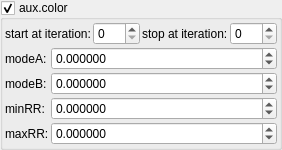
    <widget class="MyGroupBox" name="groupCheck_fold_color_aux_color_enabled_false">
     <property name="toolTip">
      <string/>
     </property>
     <property name="title">
      <string>aux.color&amp;</string>
     </property>
     <property name="checkable">
      <bool>true</bool>
     </property>
     <layout class="QVBoxLayout" name="verticalLayout_58">
      <property name="spacing">
       <number>2</number>
      </property>
      <property name="leftMargin">
       <number>2</number>
      </property>
      <property name="topMargin">
       <number>2</number>
      </property>
      <property name="rightMargin">
       <number>2</number>
      </property>
      <property name="bottomMargin">
       <number>2</number>
      </property>
      <item>
       <layout class="QHBoxLayout" name="horizontalLayout_14" stretch="0,1,0,1">
        <item>
         <widget class="QLabel" name="label_103">
          <property name="text">
           <string>start at iteration:</string>
          </property>
         </widget>
        </item>
        <item>
         <widget class="MySpinBox" name="spinboxInt_fold_color_start_iterations_A">
          <property name="sizePolicy">
           <sizepolicy hsizetype="Minimum" vsizetype="Maximum">
            <horstretch>0</horstretch>
            <verstretch>0</verstretch>
           </sizepolicy>
          </property>
          <property name="minimum">
           <number>0</number>
          </property>
          <property name="maximum">
           <number>999</number>
          </property>
          <property name="value">
           <number>0</number>
          </property>
         </widget>
        </item>
        <item>
         <widget class="QLabel" name="label_71">
          <property name="text">
           <string>stop at iteration:</string>
          </property>
         </widget>
        </item>
        <item>
         <widget class="MySpinBox" name="spinboxInt_fold_color_stop_iterations_A">
          <property name="sizePolicy">
           <sizepolicy hsizetype="Preferred" vsizetype="Maximum">
            <horstretch>0</horstretch>
            <verstretch>0</verstretch>
           </sizepolicy>
          </property>
          <property name="maximum">
           <number>999</number>
          </property>
         </widget>
        </item>
       </layout>
      </item>
      <item>
       <layout class="QGridLayout" name="gridLayout_16" columnstretch="0,1">
        <property name="spacing">
         <number>2</number>
        </property>
        <item row="2" column="1">
         <widget class="MyDoubleSpinBox" name="spinbox_mandelbox_color_Sp1">
          <property name="sizePolicy">
           <sizepolicy hsizetype="Minimum" vsizetype="Maximum">
            <horstretch>0</horstretch>
            <verstretch>0</verstretch>
           </sizepolicy>
          </property>
          <property name="prefix">
           <string/>
          </property>
          <property name="suffix">
           <string/>
          </property>
          <property name="decimals">
           <number>6</number>
          </property>
          <property name="minimum">
           <double>-100.000000000000000</double>
          </property>
          <property name="maximum">
           <double>100.000000000000000</double>
          </property>
          <property name="singleStep">
           <double>0.100000000000000</double>
          </property>
         </widget>
        </item>
        <item row="0" column="1">
         <widget class="MyDoubleSpinBox" name="spinbox4_fold_color_difs_0000_x">
          <property name="sizePolicy">
           <sizepolicy hsizetype="Minimum" vsizetype="Maximum">
            <horstretch>0</horstretch>
            <verstretch>0</verstretch>
           </sizepolicy>
          </property>
          <property name="prefix">
           <string/>
          </property>
          <property name="suffix">
           <string/>
          </property>
          <property name="decimals">
           <number>6</number>
          </property>
          <property name="minimum">
           <double>-99.999899999999997</double>
          </property>
          <property name="maximum">
           <double>99.999899999999997</double>
          </property>
          <property name="singleStep">
           <double>0.100000000000000</double>
          </property>
         </widget>
        </item>
        <item row="1" column="1">
         <widget class="MyDoubleSpinBox" name="spinbox4_fold_color_difs_0000_y">
          <property name="sizePolicy">
           <sizepolicy hsizetype="Minimum" vsizetype="Maximum">
            <horstretch>0</horstretch>
            <verstretch>0</verstretch>
           </sizepolicy>
          </property>
          <property name="prefix">
           <string/>
          </property>
          <property name="suffix">
           <string/>
          </property>
          <property name="decimals">
           <number>6</number>
          </property>
          <property name="minimum">
           <double>-99.999899999999997</double>
          </property>
          <property name="maximum">
           <double>99.999899999999997</double>
          </property>
          <property name="singleStep">
           <double>0.100000000000000</double>
          </property>
         </widget>
        </item>
        <item row="0" column="0">
         <widget class="QLabel" name="label_134">
          <property name="text">
           <string notr="true">modeA:</string>
          </property>
         </widget>
        </item>
        <item row="1" column="0">
         <widget class="QLabel" name="label_135">
          <property name="text">
           <string notr="true">modeB:</string>
          </property>
         </widget>
        </item>
        <item row="3" column="1">
         <widget class="MyDoubleSpinBox" name="spinbox_mandelbox_color_Sp2">
          <property name="sizePolicy">
           <sizepolicy hsizetype="Minimum" vsizetype="Maximum">
            <horstretch>0</horstretch>
            <verstretch>0</verstretch>
           </sizepolicy>
          </property>
          <property name="prefix">
           <string/>
          </property>
          <property name="suffix">
           <string/>
          </property>
          <property name="decimals">
           <number>6</number>
          </property>
          <property name="minimum">
           <double>-100.000000000000000</double>
          </property>
          <property name="maximum">
           <double>100.000000000000000</double>
          </property>
          <property name="singleStep">
           <double>0.100000000000000</double>
          </property>
         </widget>
        </item>
        <item row="3" column="0">
         <widget class="QLabel" name="label_6">
          <property name="text">
           <string>maxRR:</string>
          </property>
         </widget>
        </item>
        <item row="2" column="0">
         <widget class="QLabel" name="label_10">
          <property name="text">
           <string>minRR:</string>
          </property>
         </widget>
        </item>
       </layout>
      </item>
     </layout>
    </widget>
